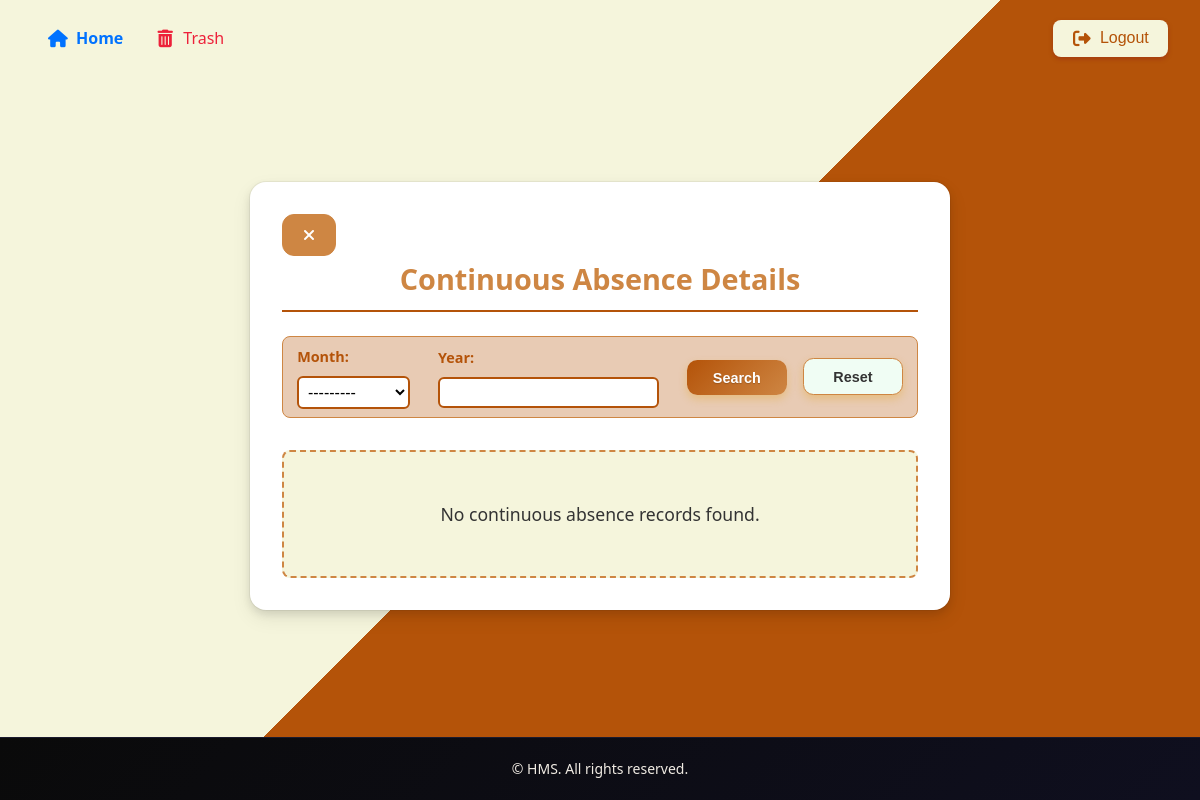
The app's page /streak?page=3& (signed in), older data.
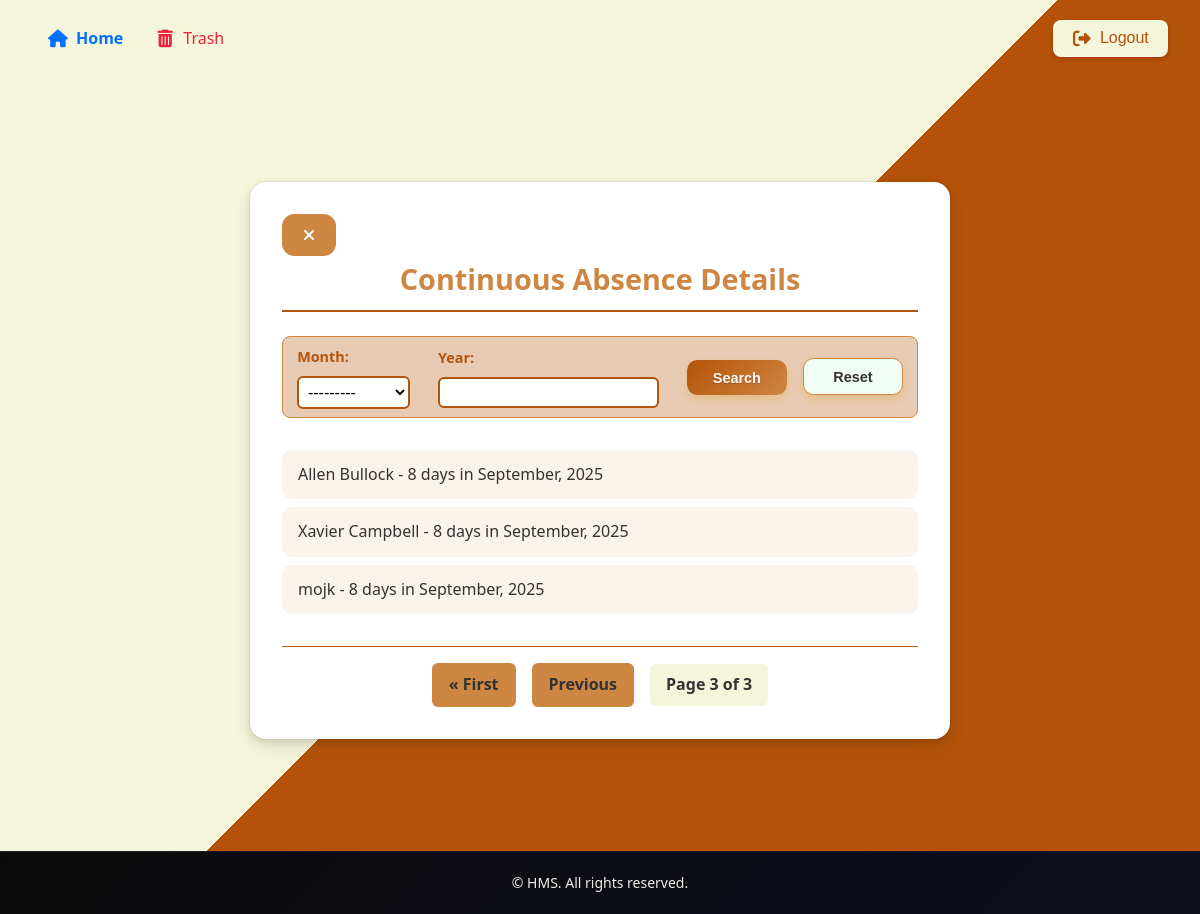
The same page, newer data.
### hostel/models.py (models this page shows, shortened)
class ContinuousAbsence(models.Model):
    bill_id = models.ForeignKey(MessBill,on_delete=models.CASCADE)
    name = models.ForeignKey(Student,on_delete=models.CASCADE)
    streak = models.IntegerField()
    MONTH_CHOICES = [
        ('January', 'January'),
        ('February', 'February'),
        ('March', 'March'),
        ('April', 'April'),
        ('May', 'May'),
        ('June', 'June'),
        ('July', 'July'),
        ('August', 'August'),
        ('September', 'September'),
        ('October', 'October'),
        ('November', 'November'),
        ('December', 'December'),
    ]
    month = models.CharField(max_length=20,choices=MONTH_CHOICES)
    year = models.IntegerField()
    class Meta:
        unique_together =  ['name','month','year']

class Student(models.Model):
    admn_no = models.PositiveIntegerField(unique=True)
    name = models.CharField(max_length=50)
    pgm = models.ForeignKey(Programme, on_delete=models.CASCADE)
    dob = models.DateField()
    email = models.EmailField()
    photo = models.ImageField(upload_to="images/", blank=True, null=True)
    contact_regex = RegexValidator(regex=r'^\d{10}$',message="Contact number must be a 10-digit number.")
    contact = models.CharField(validators=[contact_regex], max_length=10)  # Using CharField for contact with max length 10
    date_joined = models.DateField(auto_now_add=True)
    CATEGORY_CHOICES = [
        ('GENERAL', 'GENERAL'),
        ('OBC', 'OBC'),
        ('OEC', 'OEC'),
        ('SC', 'SC'),
        ('ST', 'ST'),
    ]
    category = models.CharField(max_length=20, choices=CATEGORY_CHOICES, default='GENERAL')
    EGRANTZ_CHOICES = [
        (True, 'Yes'),
        (False, 'No'),
    ]
    E_Grantz = models.BooleanField(choices=EGRANTZ_CHOICES)
    def __str__(self):
        return self.name

### hostel/views.py (the view)
# urls.py: path('streak',views.streak,name='streak'),
@login_required()
def streak(request):
    try:
        streak_filter = streakFilter(request.GET, queryset=ContinuousAbsence.objects.all().select_related('name').order_by('-id'))
        streak_list = streak_filter.qs
        paginator = Paginator(streak_list, 6)
        page_number = request.GET.get('page')
        page_obj = paginator.get_page(page_number)
        query_params = request.GET.copy()
        if 'page' in query_params:
            query_params.pop('page')
        return render(request, "hostel/streak.html", {'filter': streak_filter, 'page_obj': page_obj, 'query_params': query_params})
    except Exception:
        return render(request, 'hostel/error.html')

### hostel/context_processors.py (called while the page is built)
def group_processor(request):
    if request.user.is_authenticated:
        is_warden_group = request.user.groups.filter(name='warden').exists()
        is_secretary_group = request.user.groups.filter(name='secretary').exists()  # Adjust as needed
    else:
        is_warden_group = False
        is_secretary_group = False
    return {
        'is_warden_group': is_warden_group,
        'is_secretary_group': is_secretary_group,
    }

### hostel/templates/hostel/streak.html (shortened to what this page needs)
{% extends 'hostel/base.html' %}
{% load static %}
{% block style %}
<link rel="stylesheet" href="{% static 'styles/streak.css' %}">
{% endblock %}
{% block content %}
<section class="main">
  <div class="main-body">
    <div class="header-links">
      <a href="{% url 'bill_dashboard' %}" class="icon-close" title="Close">
        <i class="fas fa-times"></i>
      </a>
    </div>
    <h1>Continuous Absence Details</h1>
    <div class="filter-wrapper">
      <form method="get" class="filter-form">
        <div class="filter-container">
          <div class="filter-group">
            <label for="id_month">Month:</label>
            {{ filter.form.month }}
          </div>
          <div class="filter-group">
            <label for="id_year">Year:</label>
            {{ filter.form.year }}
          </div>
          <div class="filter-actions">
            <button type="submit" class="btn primary">Search</button>
            <button type="reset" class="btn secondary" onclick="resetFilters()">Reset</button>
          </div>
        </div>
      </form>
    </div>
    {% if page_obj %}
    <div class="streak-container">
      <ul class="streak-list">
      {% for streak in page_obj %}
        <li class="streak-item">{{ streak.name}} - {{ streak.streak }} days in {{ streak.month }}, {{ streak.year }} </li>
      {% endfor %}
      </ul>
    </div>
    {% else %}
    <div class="no-results">
      <p>No continuous absence records found.</p>
    </div>
    {% endif %}
    {% if page_obj.paginator.num_pages > 1 %}
      <nav class="pagination-nav" aria-label="Pagination Navigation">
        <div class="pagination-controls">
          {% if page_obj.has_previous %}
            <a href="?page=1&{{ query_params.urlencode }}" class="pagination-link">&laquo; First</a>
            <a href="?page={{ page_obj.previous_page_number }}&{{ query_params.urlencode }}" class="pagination-link">Previous</a>
          {% endif %}
          <span class="pagination-info">Page {{ page_obj.number }} of {{ page_obj.paginator.num_pages }}</span>
        </div>
      </nav>
    {% endif %}
  </div>
</section>
{% endblock %}

Row changes from the older to the newer data that the page shows:
added ContinuousAbsence: name "Allen Bullock", streak "8", month "September", year "2025"
added ContinuousAbsence: name "Xavier Campbell", streak "8", month "September", year "2025"
added ContinuousAbsence: name "mojk", streak "8", month "September", year "2025"
Text that changed along with them:
{{ page_obj.number }}: (not shown) → "3"
{{ page_obj.paginator.num_pages }}: (not shown) → "3"
text no longer shown: "No continuous absence records found."
text now shown: "« First Previous Page of"
